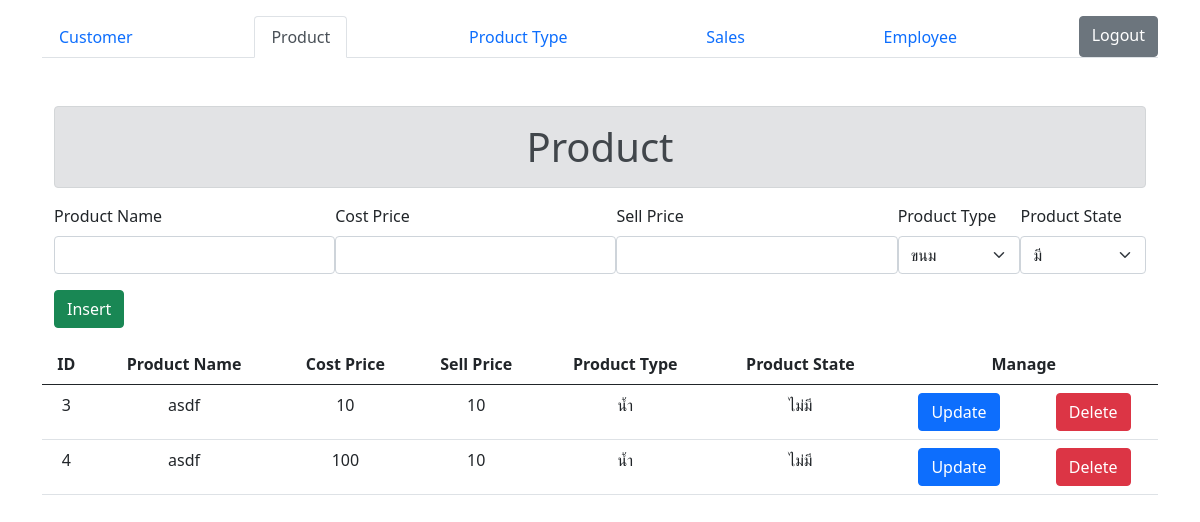
The page /product.php (signed in) on the database its author committed.
### tables this page shows
CREATE TABLE `product` (
  `p_id` int(10) NOT NULL,
  `p_name` varchar(45) NOT NULL,
  `p_cost_price` int(11) NOT NULL,
  `p_price` int(11) NOT NULL,
  `pdt_id` int(10) NOT NULL,
  `pdst_id` int(10) NOT NULL
);

CREATE TABLE `product_type` (
  `pdt_id` int(11) NOT NULL,
  `pdt_name` varchar(20) NOT NULL
);

CREATE TABLE `product_state` (
  `pdst_id` int(10) NOT NULL,
  `pdst_name` varchar(20) NOT NULL
);

### product.php (the view, shortened to what this page needs)
<?php
    include('connection.php');
?>
<!DOCTYPE html>
<html lang="en">
<head>
    <link rel="stylesheet" href="https://stackpath.bootstrapcdn.com/bootstrap/5.0.0-alpha1/css/bootstrap.min.css">
</head>
<body>
    <div class="container mt-3 align-items-center">
    <ul class="nav nav-tabs d-flex justify-content-between">
            <li class="nav-item">
                <a class="nav-link" href="index.php">Customer</a>
            </li>
            <li class="nav-item">
                <a class="nav-link active" aria-current="page" href="product.php">Product</a>
            </li>
            <li class="nav-item">
                <a class="nav-link" href="product-type.php">Product Type</a>
            </li>
            <li class="nav-item">
                <a class="nav-link" href="sales.php">Sales</a>
            </li>
            <li class="nav-item">
                <a class="nav-link" href="employee.php">Employee</a>
            </li>
            <a href="logout.php" role="button" class="btn btn-secondary float-end">Logout</a>
        </ul>
        <div class="container mt-5">
            <h1 class="text-center alert alert-secondary">Product</h1>
            <?php
                if(isset($_GET['id'])) {
                    echo '<form action="update.php?form=product" method="POST">';
                }else {
                    echo '<form action="insert.php?form=product" method="POST">';
                }
            ?>
                <div class="d-flex flew-row">
                    <div class="flex-grow-1 mr-3">
                        <label for="pname" class="form-label">Product Name</label>
                        <input class="form-control" type="text" name="pname" value="<?php if(isset($_GET['pname'])) { echo $_GET['pname']; unset($_GET['pname']); }?>">
                    </div>
                    <div class="flex-grow-1 mr-3">
                        <label for="pcostprice" class="form-label">Cost Price</label>
                        <input class="form-control" type="text"  name="pcostprice" value="<?php if(isset($_GET['pcostprice'])) { echo $_GET['pcostprice']; unset($_GET['pcostprice']); }?>">
                    </div>
                    <div class="flex-grow-1 mr-3">
                        <label for="pprice" class="form-label">Sell Price</label>
                        <input class="form-control" type="text" name="pprice" value="<?php if(isset($_GET['pprice'])) { echo $_GET['pprice']; unset($_GET['pprice']); }?>">
                    </div>
                    <div class="flex-grow-1 mr-3">
                        <label for="ptype" class="form-label">Product Type</label>
                        <select name="ptype"class="form-select">
                            <?php
                                $product_type = $con->query("Select * from product_type");
                                if($product_type->num_rows > 0) {
                                    while($row = $product_type->fetch_assoc()) {
                                        if($_GET['ptype'] == $row['pdt_id']) {
                                            echo '<option value='.$row['pdt_id'].' selected>'.$row['pdt_name'].'</option>';
                                        }else {
                                            echo '<option value='.$row['pdt_id'].'>'.$row['pdt_name'].'</option>';
                                        }
                                    }
                                }
                            ?>
                        </select>
                    </div>
                    <div class="flex-grow-1">
                        <label for="pstate" class="form-label">Product State</label>
                        <select name="pstate" class="form-select">
                            <?php
                                $product_state = $con->query("Select * from product_state");
                                if($product_state->num_rows > 0) {
                                    while($row = $product_state->fetch_assoc()) {
                                        if($_GET['pstate'] == $row['pdst_id']) {
                                            echo '<option value='.$row['pdst_id'].' selected>'.$row['pdst_name'].'</option>';
                                        }else {
                                            echo '<option value='.$row['pdst_id'].'>'.$row['pdst_name'].'</option>';
                                        }
                                    }
                                }
                            ?>
                        </select>
                    </div>
                </div>
                <input class="btn btn-success mt-3" type="submit" value="<?php if(isset($_GET['id'])) { echo "Update";} else {echo "Insert"; } ?>">
            </form>
        </div>
        <table class="table mt-3">
            <thead>
                <tr>
                    <th class="text-center">ID</th>
                    <th class="text-center">Product Name</th>
                    <th class="text-center">Cost Price</th>
                    <th class="text-center">Sell Price</th>
                    <th class="text-center">Product Type</th>
                    <th class="text-center">Product State</th>
                    <th colspan="2" class="text-center">Manage</th>
                </tr>
            </thead>
            <tbody>
                <?php
                    $sql = "Select product.*, product_type.*, product_state.* From product join product_type on product_type.pdt_id=product.pdt_id JOIN product_state on product_state.pdst_id=product.pdst_id;";
                    $result = $con->query($sql);
                    if($result->num_rows > 0) {
                        while($row = $result->fetch_assoc()) {
                            echo "<tr>";
                                echo '<td class="text-center">'. $row['p_id'] . '</td>';
                                echo '<td class="text-center">'. $row['p_name'] . '</td>';
                                echo '<td class="text-center">'. $row['p_cost_price'] . '</td>';
                                echo '<td class="text-center">'. $row['p_price'] . '</td>';
                                echo '<td class="text-center">'. $row['pdt_name'] . '</td>';
                                echo '<td class="text-center">'. $row['pdst_name'] . '</td>';
                                echo '<td class="text-center"><a role="button" class="btn btn-primary" href="product.php?id=' . $row['p_id'] .'&pname='.$row['p_name'].'&pcostprice='.$row['p_cost_price'].'&pprice='.$row['p_price'].'&ptype='.$row['pdt_id'].'&pstate='.$row['pdst_id'].'">Update</a></td>';
                                echo '<td class="text-center"><a role="button" class="btn btn-danger" href="delete.php?id=' . $row['p_id'] .'&form=product">Delete</a></td>';
                            echo '</tr>';
                        }
                    }else {
                        echo '<td class="text-center" colspan="7">No Data in Table</td>';
                    }
                ?>
            </tbody>
        </table>
    </div>
</body>
</html>

### rows shown on the page
product: p_id "3", p_name "asdf", p_cost_price "10", p_price "10", pdt.pdt_name "น้ำ", pdst.pdst_name "ไม่มี"
product: p_id "4", p_name "asdf", p_cost_price "100", p_price "10", pdt.pdt_name "น้ำ", pdst.pdst_name "ไม่มี"

### other values the page prints
form field ptype "ขนม"
form field pstate "มี"
